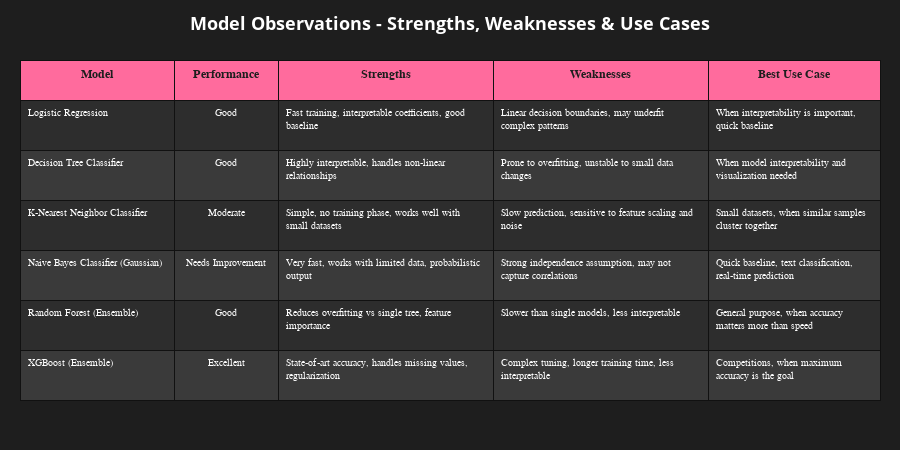

Write notebook code for a chart like this one.
### Code cell
# =============================================================================
# Interactive Observations Table (Plotly - HTML)
# =============================================================================

fig_obs = go.Figure(data=[go.Table(
    columnwidth=[180, 120, 250, 250, 200],
    header=dict(
        values=['<b>Model</b>', '<b>Performance</b>', '<b>Strengths</b>', '<b>Weaknesses</b>', '<b>Best Use Case</b>'],
        fill_color='#FF6B9D',
        font=dict(color='#1e1e1e', size=12, family='Arial Black'),
        align='center',
        height=40
    ),
    cells=dict(
        values=[
            observations_df['Model'],
            observations_df['Performance'],
            observations_df['Strengths'],
            observations_df['Weaknesses'],
            observations_df['Best Use Case']
        ],
        fill_color=[['#2d2d2d' if i % 2 == 0 else '#3a3a3a' for i in range(len(observations_df))]] * 5,
        align=['left', 'center', 'left', 'left', 'left'],
        font=dict(color='white', size=10, family='Arial'),
        height=50
    )
)])

fig_obs.update_layout(
    title=dict(
        text='<b>Model Observations - Strengths, Weaknesses & Use Cases</b>',
        font=dict(size=18, color='white'),
        x=0.5
    ),
    height=450,
    template='plotly_dark',
    paper_bgcolor='#1e1e1e',
    font=dict(color='white'),
    margin=dict(l=20, r=20, t=60, b=20)
)

fig_obs.write_html(f'{REPORTS_DIR}/{DATASET_NAME}_model_observations.html')
fig_obs.show()
print(f"Model observations saved to '{REPORTS_DIR}/{DATASET_NAME}_model_observations.html'")

### Figure 1 — Plotly figure (JSON) as saved in the notebook; plotly's stock layout.template omitted (floating-point values rounded to 4 significant figures)
{"data": [{"cells": {"align": ["left", "center", "left", "left", "left"], "fill": {"color": [["#2d2d2d", "#3a3a3a", "#2d2d2d", "#3a3a3a", "#2d2d2d", "#3a3a3a"], ["#2d2d2d", "#3a3a3a", "#2d2d2d", "#3a3a3a", "#2d2d2d", "#3a3a3a"], ["#2d2d2d", "#3a3a3a", "#2d2d2d", "#3a3a3a", "#2d2d2d", "#3a3a3a"], ["#2d2d2d", "#3a3a3a", "#2d2d2d", "#3a3a3a", "#2d2d2d", "#3a3a3a"], ["#2d2d2d", "#3a3a3a", "#2d2d2d", "#3a3a3a", "#2d2d2d", "#3a3a3a"]]}, "font": {"color": "white", "family": "Arial", "size": 10}, "height": 50, "values": [["Logistic Regression", "Decision Tree Classifier", "K-Nearest Neighbor Classifier", "Naive Bayes Classifier (Gaussian)", "Random Forest (Ensemble)", "XGBoost (Ensemble)"], ["Good", "Good", "Moderate", "Needs Improvement", "Good", "Excellent"], ["Fast training, interpretable coefficients, good baseline", "Highly interpretable, handles non-linear relationships", "Simple, no training phase, works well with small datasets", "Very fast, works with limited data, probabilistic output", "Reduces overfitting vs single tree, feature importance", "State-of-art accuracy, handles missing values, regularization"], ["Linear decision boundaries, may underfit complex patterns", "Prone to overfitting, unstable to small data changes", "Slow prediction, sensitive to feature scaling and noise", "Strong independence assumption, may not capture correlations", "Slower than single models, less interpretable", "Complex tuning, longer training time, less interpretable"], ["When interpretability is important, quick baseline", "When model interpretability and visualization needed", "Small datasets, when similar samples cluster together", "Quick baseline, text classification, real-time prediction", "General purpose, when accuracy matters more than speed", "Competitions, when maximum accuracy is the goal"]]}, "columnwidth": [180, 120, 250, 250, 200], "header": {"align": "center", "fill": {"color": "#FF6B9D"}, "font": {"color": "#1e1e1e", "family": "Arial Black", "size": 12}, "height": 40, "values": ["<b>Model</b>", "<b>Performance</b>", "<b>Strengths</b>", "<b>Weaknesses</b>", "<b>Best Use Case</b>"]}, "type": "table"}], "layout": {"font": {"color": "white"}, "height": 450, "margin": {"b": 20, "l": 20, "r": 20, "t": 60}, "paper_bgcolor": "#1e1e1e", "title": {"font": {"color": "white", "size": 18}, "text": "<b>Model Observations - Strengths, Weaknesses & Use Cases</b>", "x": 0.5}}}
